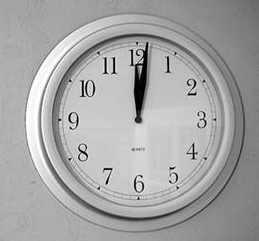
//> input picture C++/image processing/img/clock.jpg, 259 x 241 px
$ ./main   (built with g++ and OpenCV 4)
//> lines starting //> are read from the running program, lines starting //| are printed output that depends on the picture
#include<opencv2/core/core.hpp>
#include<opencv2/highgui/highgui.hpp>
#include<opencv2/imgproc/imgproc.hpp>
using namespace cv;
using namespace std;

void fft2Image(InputArray _src, OutputArray _dst)
{

	Mat src = _src.getMat();

	CV_Assert(src.type() == CV_32FC1 || src.type() == CV_64FC1);
	CV_Assert(src.channels() == 1 || src.channels() == 2);
	int rows = src.rows;
	int cols = src.cols;

	Mat padded;
	int rPadded = getOptimalDFTSize(rows);
	int cPadded = getOptimalDFTSize(cols);

	copyMakeBorder(src, padded, 0, rPadded - rows, 0, cPadded - cols, BORDER_CONSTANT, Scalar::all(0));

	dft(padded, _dst, DFT_COMPLEX_OUTPUT);
}

void amplitudeSpectrum(InputArray _srcFFT, OutputArray _dstSpectrum)
{
	CV_Assert(_srcFFT.channels() == 2);
	vector<Mat> FFT2Channel;
	split(_srcFFT, FFT2Channel);
	magnitude(FFT2Channel[0], FFT2Channel[1], _dstSpectrum);
}

Mat graySpectrum(Mat spectrum)
{
	Mat dst;
	log(spectrum + 1, dst);
	normalize(dst, dst, 0, 1, NORM_MINMAX);
	dst.convertTo(dst, CV_8UC1, 255, 0);
	return dst;
}

Mat phaseSpectrum(Mat _srcFFT)
{

	Mat phase;
	phase.create(_srcFFT.size(), CV_64FC1);

	vector<Mat> FFT2Channel;
	split(_srcFFT, FFT2Channel);

	for (int r = 0; r < phase.rows; r++)
	{
		for (int c = 0; c < phase.cols; c++)
		{
			double real = FFT2Channel[0].at<double>(r, c);
			double imaginary = FFT2Channel[1].at<double>(r, c);

			phase.at<double>(r, c) = atan2(imaginary, real);
		}
	}
	return phase;
}
int main(int argc, char* argv[])
{
	string str = "..//..//img//clock.jpg";
	Mat img = imread(str, IMREAD_GRAYSCALE);
//> img is the input picture: 241 rows x 259 cols, CV_8UC1; min 0, max 255, mean 165.6
	if (!img.data)
		return -1;
	imshow("org", img);

	Mat fImg;
	img.convertTo(fImg, CV_64FC1, 1.0, 0);

	int rows = fImg.rows;
//> rows = 241
	int cols = fImg.cols;
//> cols = 259
	for (int r = 0; r < rows; r++)
	{
		for (int c = 0; c < cols; c++)
		{
			if ((r + c) % 2)
				fImg.at<double>(r, c) *= -1;
		}
	}
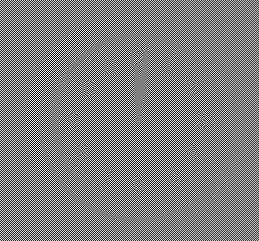
//> fImg: 241 rows x 259 cols, CV_64FC1; min -255, max 255, mean 0; drawn with min black and max white

	Mat fft2;
	fft2Image(fImg, fft2);
//> in fft2Image, `copyMakeBorder(src, padded, 0, rPadded - rows, 0, cPadded - cols, BORD..`:
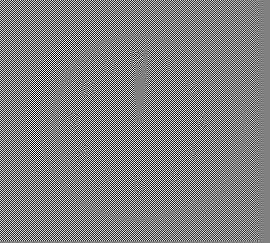
//> padded: 243 rows x 270 cols, CV_64FC1; min -255, max 255, mean 0; drawn with min black and max white

	Mat ampSpec;
	amplitudeSpectrum(fft2, ampSpec);
//> in amplitudeSpectrum, `split(_srcFFT, FFT2Channel);`:
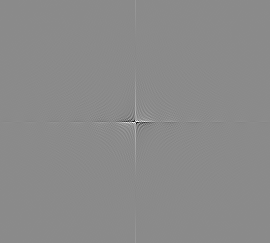
//> FFT2Channel[0]: 243 rows x 270 cols, CV_64FC1; min -458121.2, max 383676.8, mean 165; drawn with min black and max white

	Mat graySpec = graySpectrum(ampSpec);
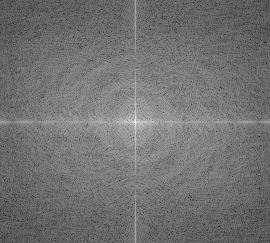
//> graySpec: 243 rows x 270 cols, CV_8UC1; min 0, max 255, mean 114
	imshow("amplitude", graySpec);
	Mat phaSpec = phaseSpectrum(fft2);
//> after the loop in phaseSpectrum, `for (int r = 0; r < phase.rows; r++)`:
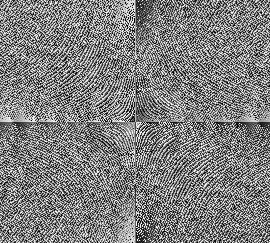
//> phase: 243 rows x 270 cols, CV_64FC1; min -3.14, max 3.14, mean 1.33e-17; drawn with min black and max white
	imshow("phase", phaSpec);
	waitKey(0);
	return 0;
}

$ run again, with C++/image processing/img/bird_noise.jpg copied over C++/image processing/img/clock.jpg
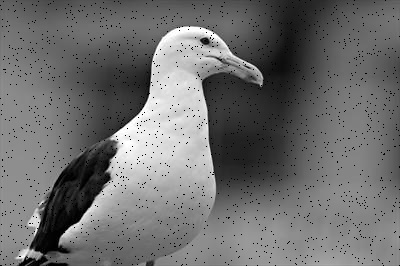
//> input picture C++/image processing/img/bird_noise.jpg, 400 x 266 px
//> img is the input picture: 266 rows x 400 cols, CV_8UC1; min 0, max 255, mean 110.8
//> after the loop `for (int r = 0; r < rows; r++)`:
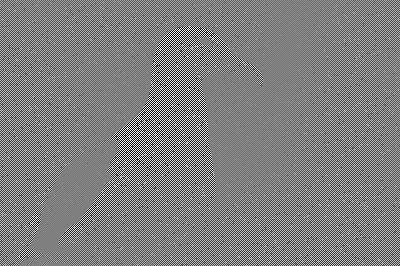
//> fImg: 266 rows x 400 cols, CV_64FC1; min -255, max 255, mean 0; drawn with min black and max white
//> after the loop in phaseSpectrum, `for (int r = 0; r < phase.rows; r++)`:
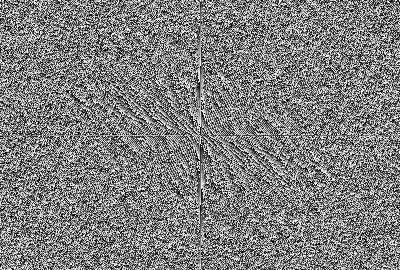
//> phase: 270 rows x 400 cols, CV_64FC1; min -3.14, max 3.14, mean 5.82e-05; drawn with min black and max white

$ run again, with C++/image processing/img/butterfly.jpg copied over C++/image processing/img/clock.jpg
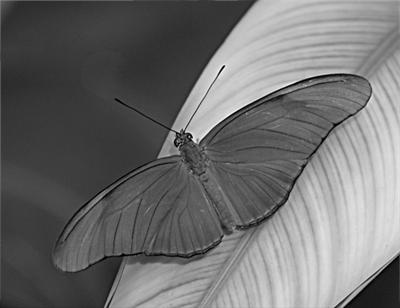
//> input picture C++/image processing/img/butterfly.jpg, 400 x 308 px
//> img is the input picture: 308 rows x 400 cols, CV_8UC1; min 0, max 250, mean 110.5
//> after the loop `for (int r = 0; r < rows; r++)`:
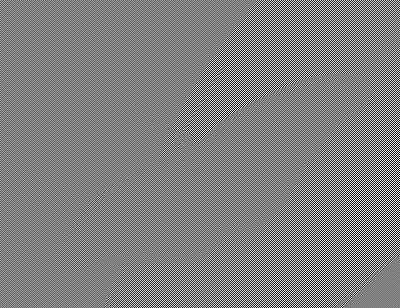
//> fImg: 308 rows x 400 cols, CV_64FC1; min -250, max 249, mean 0; drawn with min black and max white
//> after the loop in phaseSpectrum, `for (int r = 0; r < phase.rows; r++)`:
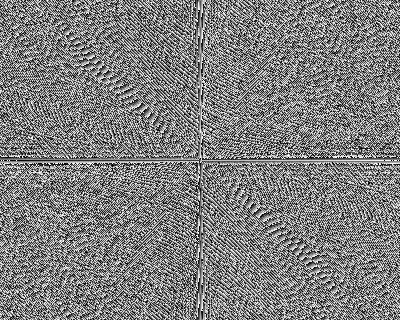
//> phase: 320 rows x 400 cols, CV_64FC1; min -3.14, max 3.14, mean -2.45e-05; drawn with min black and max white
